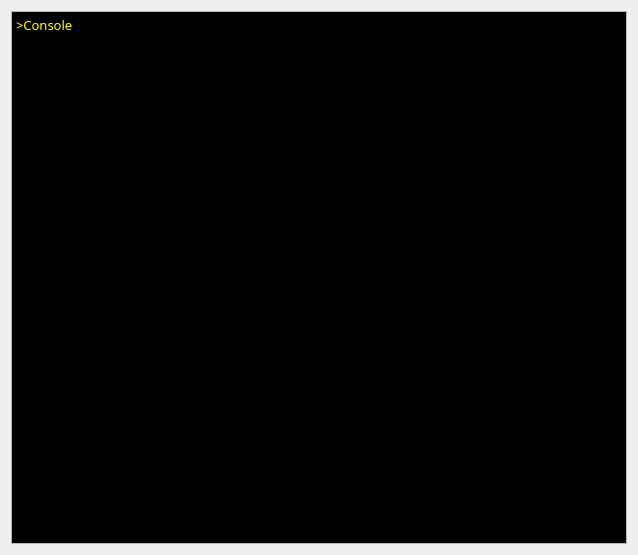
<?xml version="1.0" encoding="UTF-8"?>
<ui version="4.0">
 <class>ConsoleForm</class>
 <widget class="QDialog" name="ConsoleForm">
  <property name="geometry">
   <rect>
    <x>0</x>
    <y>0</y>
    <width>638</width>
    <height>555</height>
   </rect>
  </property>
  <property name="windowTitle">
   <string>Dialog</string>
  </property>
  <layout class="QGridLayout" name="gridLayout">
   <item row="0" column="0">
    <widget class="QPlainTextEdit" name="plainTextEdit">
     <property name="palette">
      <palette>
       <active>
        <colorrole role="Text">
         <brush brushstyle="SolidPattern">
          <color alpha="255">
           <red>255</red>
           <green>255</green>
           <blue>0</blue>
          </color>
         </brush>
        </colorrole>
        <colorrole role="Base">
         <brush brushstyle="SolidPattern">
          <color alpha="255">
           <red>0</red>
           <green>0</green>
           <blue>0</blue>
          </color>
         </brush>
        </colorrole>
        <colorrole role="PlaceholderText">
         <brush brushstyle="SolidPattern">
          <color alpha="128">
           <red>255</red>
           <green>255</green>
           <blue>0</blue>
          </color>
         </brush>
        </colorrole>
       </active>
       <inactive>
        <colorrole role="Text">
         <brush brushstyle="SolidPattern">
          <color alpha="255">
           <red>255</red>
           <green>255</green>
           <blue>0</blue>
          </color>
         </brush>
        </colorrole>
        <colorrole role="Base">
         <brush brushstyle="SolidPattern">
          <color alpha="255">
           <red>0</red>
           <green>0</green>
           <blue>0</blue>
          </color>
         </brush>
        </colorrole>
        <colorrole role="PlaceholderText">
         <brush brushstyle="SolidPattern">
          <color alpha="128">
           <red>255</red>
           <green>255</green>
           <blue>0</blue>
          </color>
         </brush>
        </colorrole>
       </inactive>
       <disabled>
        <colorrole role="Text">
         <brush brushstyle="SolidPattern">
          <color alpha="255">
           <red>190</red>
           <green>190</green>
           <blue>190</blue>
          </color>
         </brush>
        </colorrole>
        <colorrole role="Base">
         <brush brushstyle="SolidPattern">
          <color alpha="255">
           <red>239</red>
           <green>239</green>
           <blue>239</blue>
          </color>
         </brush>
        </colorrole>
        <colorrole role="PlaceholderText">
         <brush brushstyle="SolidPattern">
          <color alpha="128">
           <red>0</red>
           <green>0</green>
           <blue>0</blue>
          </color>
         </brush>
        </colorrole>
       </disabled>
      </palette>
     </property>
     <property name="font">
      <font>
       <family>Ubuntu Mono</family>
       <pointsize>10</pointsize>
      </font>
     </property>
     <property name="readOnly">
      <bool>true</bool>
     </property>
     <property name="plainText">
      <string>&gt;Console</string>
     </property>
    </widget>
   </item>
  </layout>
 </widget>
 <resources/>
 <connections/>
</ui>
